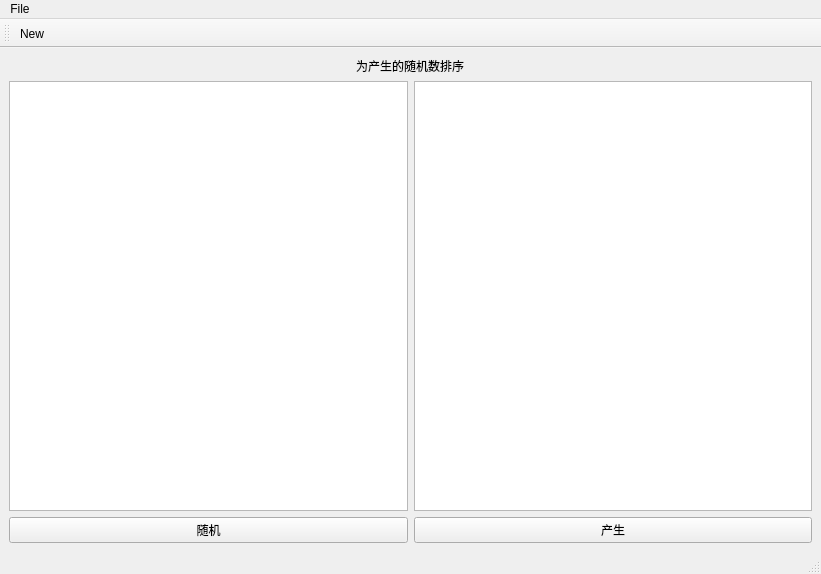
<?xml version="1.0" encoding="UTF-8"?>
<ui version="4.0">
 <class>MainWindow</class>
 <widget class="QMainWindow" name="MainWindow">
  <property name="geometry">
   <rect>
    <x>0</x>
    <y>0</y>
    <width>821</width>
    <height>574</height>
   </rect>
  </property>
  <property name="windowTitle">
   <string>MainWindow</string>
  </property>
  <widget class="QWidget" name="centralwidget">
   <layout class="QGridLayout" name="gridLayout_2">
    <item row="1" column="0">
     <layout class="QGridLayout" name="gridLayout">
      <item row="0" column="0">
       <widget class="QTextBrowser" name="textBrowser"/>
      </item>
      <item row="0" column="1">
       <widget class="QTextBrowser" name="textBrowser_2"/>
      </item>
      <item row="1" column="1">
       <widget class="QPushButton" name="sort_Button">
        <property name="text">
         <string>产生</string>
        </property>
       </widget>
      </item>
      <item row="1" column="0">
       <widget class="QPushButton" name="random_Button">
        <property name="text">
         <string>随机</string>
        </property>
       </widget>
      </item>
     </layout>
    </item>
    <item row="0" column="0" alignment="Qt::AlignHCenter">
     <widget class="QLabel" name="label">
      <property name="text">
       <string>为产生的随机数排序</string>
      </property>
     </widget>
    </item>
   </layout>
  </widget>
  <widget class="QMenuBar" name="menubar">
   <property name="geometry">
    <rect>
     <x>0</x>
     <y>0</y>
     <width>821</width>
     <height>26</height>
    </rect>
   </property>
   <widget class="QMenu" name="menunew">
    <property name="title">
     <string>File</string>
    </property>
    <addaction name="actionNew"/>
    <addaction name="separator"/>
    <addaction name="actionOpen"/>
    <addaction name="separator"/>
    <addaction name="actionSave"/>
    <addaction name="separator"/>
   </widget>
   <addaction name="menunew"/>
  </widget>
  <widget class="QStatusBar" name="statusbar"/>
  <widget class="QToolBar" name="toolBar">
   <property name="windowTitle">
    <string>toolBar</string>
   </property>
   <attribute name="toolBarArea">
    <enum>TopToolBarArea</enum>
   </attribute>
   <attribute name="toolBarBreak">
    <bool>false</bool>
   </attribute>
   <addaction name="actionNew"/>
  </widget>
  <action name="actionOpen">
   <property name="text">
    <string>Open</string>
   </property>
  </action>
  <action name="actionSave">
   <property name="text">
    <string>Save</string>
   </property>
  </action>
  <action name="actionNew">
   <property name="text">
    <string>New</string>
   </property>
   <property name="toolTip">
    <string>创建新文件</string>
   </property>
   <property name="shortcut">
    <string>Ctrl+A</string>
   </property>
  </action>
 </widget>
 <resources/>
 <connections>
  <connection>
   <sender>random_Button</sender>
   <signal>clicked()</signal>
   <receiver>MainWindow</receiver>
   <slot>random_number()</slot>
   <hints>
    <hint type="sourcelabel">
     <x>280</x>
     <y>521</y>
    </hint>
    <hint type="destinationlabel">
     <x>266</x>
     <y>610</y>
    </hint>
   </hints>
  </connection>
  <connection>
   <sender>sort_Button</sender>
   <signal>clicked()</signal>
   <receiver>MainWindow</receiver>
   <slot>sort_number()</slot>
   <hints>
    <hint type="sourcelabel">
     <x>540</x>
     <y>517</y>
    </hint>
    <hint type="destinationlabel">
     <x>560</x>
     <y>654</y>
    </hint>
   </hints>
  </connection>
 </connections>
 <slots>
  <slot>random_number()</slot>
  <slot>sort_number()</slot>
 </slots>
</ui>
